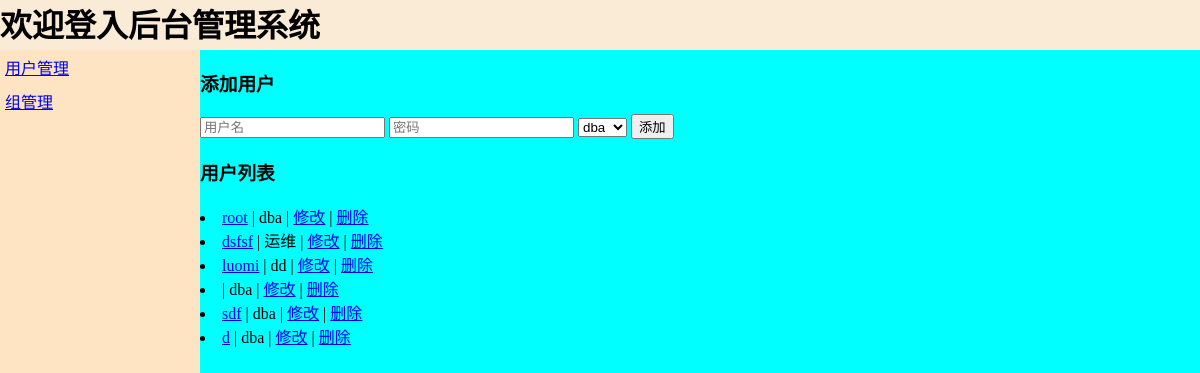
Screenshot of /cmdb/userinfo with the database file from the repository.
### app01/models.py (models this page shows)
class UserInfo(models.Model):
    username=models.CharField(max_length=32,error_messages={'required':'请输入用户名'})
    password=models.CharField(max_length=128,help_text='这是一个提示信息')
    email=models.CharField(max_length=64,blank=True,verbose_name='邮箱')
    gender=models.CharField(max_length=32,default='F',editable=False)
    address=models.CharField(max_length=128,null=True)
    user_type_choice=(
        (1,'超级用户'),
        (2,'普通用户'),
        (3,'访客用户'),
    )
    user_type_id=models.IntegerField(choices=user_type_choice,default=1)
    user_group=models.ForeignKey(UserGroup,on_delete=models.CASCADE,to_field='uid',default=1)

class UserGroup(models.Model):
    uid=models.AutoField(primary_key=True)
    caption=models.CharField(max_length=32,unique=True)

### cmdb/views.py (the view)
# urls.py: path('userinfo',views.userinfo),
def userinfo(request):
    if request.method == 'GET':
        alluser=models.UserInfo.objects.all()
        print(alluser.query)
        for i in alluser:
            print(i.username,i.user_group_id,i.user_group.caption)
        allgroup=models.UserGroup.objects.all()
        return render(request,'cmdb/userinfo.html',{'alluser':alluser,'allgroup':allgroup})
    else:
        u=request.POST.get('user')
        p=request.POST.get('pass')
        models.UserInfo.objects.create(username=u,password=p,)
        return HttpResponseRedirect('/cmdb/userinfo')

### templates/cmdb/userinfo.html (shortened to what this page needs)
<!DOCTYPE html>
<html lang="en">
<head>
</head>
<body>
    <div >
    <h1 class="header">欢迎登入后台管理系统</h1>
    </div>
    <div class="body">
        <div class="item">
            <a href="/cmdb/userinfo">用户管理</a>
            <a href="groupinfo">组管理</a>
        </div>
        <div class="container">
            <h3>添加用户</h3>
            <form method="post" action="/cmdb/userinfo">
                <input type="text" name="user" placeholder="用户名" />
                <input type="password" name="pass" placeholder="密码"/>
                <select name="group_id">
                    {% for i in allgroup %}
                        <option value={{ i.uid }}>{{ i.caption }}</option>
                    {% endfor %}
                </select>
                <input type="submit" value="添加"/>
            </form>
            <h3>用户列表</h3>
            {% for i in alluser %}
                <li>
                <a href="userdetail-{{ i.id }}.html">{{ i.username }}</a> |
                    <a>{{ i.user_group.caption }}</a> |
                <a href="useredit-{{ i.id }}.html">修改</a> |
                <a href="userdel-{{ i.id }}.html">删除</a>
                </li>
            {% endfor %}
        </div>
    </div>
</body>
</html>

### templates/cmdb/userinfo.html (style rules this page uses)
body { margin: 0; }
.header { height: 50px; background: antiquewhite; margin: 0; }
.item { width: 200px; background: bisque; top: 50px; position: absolute; bottom: 0; }
.item a { display: block; padding: 5px; }
.container { position: absolute; bottom: 0; top:50px; left: 200px; right: 0; background: cyan; }

### rows the page displays
UserInfo: username "root", user_group.caption "dba"
UserInfo: username "dsfsf", user_group.caption "运维"
UserInfo: username "luomi", user_group.caption "dd"
UserInfo: user_group.caption "dba"
UserInfo: username "sdf", user_group.caption "dba"
UserInfo: username "d", user_group.caption "dba"

### other values shown
form field group_id "dba"
